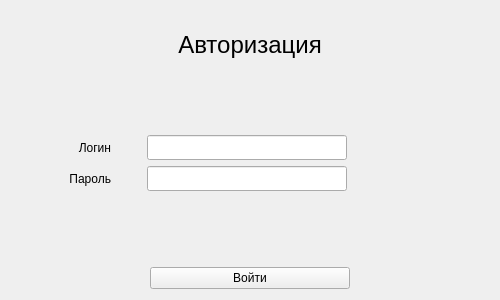
<?xml version="1.0" encoding="UTF-8"?>
<ui version="4.0">
 <class>Auth_window</class>
 <widget class="QWidget" name="Auth_window">
  <property name="geometry">
   <rect>
    <x>0</x>
    <y>0</y>
    <width>500</width>
    <height>300</height>
   </rect>
  </property>
  <property name="minimumSize">
   <size>
    <width>500</width>
    <height>300</height>
   </size>
  </property>
  <property name="maximumSize">
   <size>
    <width>500</width>
    <height>300</height>
   </size>
  </property>
  <property name="contextMenuPolicy">
   <enum>Qt::NoContextMenu</enum>
  </property>
  <property name="windowTitle">
   <string>Form</string>
  </property>
  <layout class="QGridLayout" name="gridLayout">
   <item row="1" column="0">
    <widget class="QLabel" name="label">
     <property name="font">
      <font>
       <pointsize>18</pointsize>
      </font>
     </property>
     <property name="text">
      <string>Авторизация</string>
     </property>
     <property name="alignment">
      <set>Qt::AlignCenter</set>
     </property>
    </widget>
   </item>
   <item row="3" column="0">
    <layout class="QVBoxLayout" name="verticalLayout">
     <item>
      <layout class="QHBoxLayout" name="horizontalLayout">
       <item>
        <widget class="QLabel" name="label_2">
         <property name="minimumSize">
          <size>
           <width>100</width>
           <height>0</height>
          </size>
         </property>
         <property name="maximumSize">
          <size>
           <width>100</width>
           <height>16777215</height>
          </size>
         </property>
         <property name="text">
          <string>Логин</string>
         </property>
         <property name="alignment">
          <set>Qt::AlignRight|Qt::AlignTrailing|Qt::AlignVCenter</set>
         </property>
        </widget>
       </item>
       <item>
        <spacer name="horizontalSpacer">
         <property name="orientation">
          <enum>Qt::Horizontal</enum>
         </property>
         <property name="sizeType">
          <enum>QSizePolicy::Minimum</enum>
         </property>
         <property name="sizeHint" stdset="0">
          <size>
           <width>30</width>
           <height>20</height>
          </size>
         </property>
        </spacer>
       </item>
       <item>
        <widget class="QLineEdit" name="lineEditLogin">
         <property name="minimumSize">
          <size>
           <width>200</width>
           <height>25</height>
          </size>
         </property>
         <property name="maximumSize">
          <size>
           <width>200</width>
           <height>16777215</height>
          </size>
         </property>
        </widget>
       </item>
       <item>
        <spacer name="horizontalSpacer_3">
         <property name="orientation">
          <enum>Qt::Horizontal</enum>
         </property>
         <property name="sizeHint" stdset="0">
          <size>
           <width>40</width>
           <height>20</height>
          </size>
         </property>
        </spacer>
       </item>
      </layout>
     </item>
     <item>
      <layout class="QHBoxLayout" name="horizontalLayout_2">
       <item>
        <widget class="QLabel" name="label_3">
         <property name="minimumSize">
          <size>
           <width>100</width>
           <height>0</height>
          </size>
         </property>
         <property name="maximumSize">
          <size>
           <width>100</width>
           <height>16777215</height>
          </size>
         </property>
         <property name="text">
          <string>Пароль</string>
         </property>
         <property name="alignment">
          <set>Qt::AlignRight|Qt::AlignTrailing|Qt::AlignVCenter</set>
         </property>
        </widget>
       </item>
       <item>
        <spacer name="horizontalSpacer_2">
         <property name="orientation">
          <enum>Qt::Horizontal</enum>
         </property>
         <property name="sizeType">
          <enum>QSizePolicy::Minimum</enum>
         </property>
         <property name="sizeHint" stdset="0">
          <size>
           <width>30</width>
           <height>20</height>
          </size>
         </property>
        </spacer>
       </item>
       <item>
        <widget class="QLineEdit" name="lineEditPassword">
         <property name="minimumSize">
          <size>
           <width>200</width>
           <height>25</height>
          </size>
         </property>
         <property name="maximumSize">
          <size>
           <width>200</width>
           <height>16777215</height>
          </size>
         </property>
        </widget>
       </item>
       <item>
        <spacer name="horizontalSpacer_4">
         <property name="orientation">
          <enum>Qt::Horizontal</enum>
         </property>
         <property name="sizeHint" stdset="0">
          <size>
           <width>40</width>
           <height>20</height>
          </size>
         </property>
        </spacer>
       </item>
      </layout>
     </item>
    </layout>
   </item>
   <item row="2" column="0">
    <spacer name="verticalSpacer_2">
     <property name="orientation">
      <enum>Qt::Vertical</enum>
     </property>
     <property name="sizeHint" stdset="0">
      <size>
       <width>20</width>
       <height>40</height>
      </size>
     </property>
    </spacer>
   </item>
   <item row="5" column="0">
    <layout class="QHBoxLayout" name="horizontalLayout_3">
     <item>
      <widget class="QPushButton" name="pushButtonAuth">
       <property name="sizePolicy">
        <sizepolicy hsizetype="Minimum" vsizetype="Fixed">
         <horstretch>0</horstretch>
         <verstretch>0</verstretch>
        </sizepolicy>
       </property>
       <property name="minimumSize">
        <size>
         <width>200</width>
         <height>0</height>
        </size>
       </property>
       <property name="maximumSize">
        <size>
         <width>200</width>
         <height>16777215</height>
        </size>
       </property>
       <property name="layoutDirection">
        <enum>Qt::LeftToRight</enum>
       </property>
       <property name="text">
        <string>Войти</string>
       </property>
      </widget>
     </item>
    </layout>
   </item>
   <item row="0" column="0">
    <spacer name="verticalSpacer_3">
     <property name="orientation">
      <enum>Qt::Vertical</enum>
     </property>
     <property name="sizeType">
      <enum>QSizePolicy::Minimum</enum>
     </property>
     <property name="sizeHint" stdset="0">
      <size>
       <width>20</width>
       <height>20</height>
      </size>
     </property>
    </spacer>
   </item>
   <item row="4" column="0">
    <spacer name="verticalSpacer">
     <property name="orientation">
      <enum>Qt::Vertical</enum>
     </property>
     <property name="sizeHint" stdset="0">
      <size>
       <width>20</width>
       <height>40</height>
      </size>
     </property>
    </spacer>
   </item>
  </layout>
 </widget>
 <resources/>
 <connections/>
</ui>
